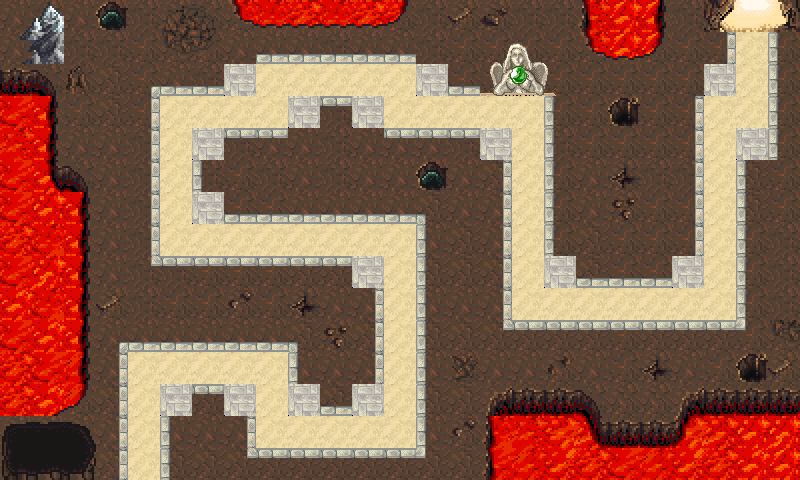

This is a level from a 2D game, rendered from its Tiled map with the project's own tilesets. A one-line summary and the complete map file follow:
An orthogonal 25x15 tile map with 32x32 px tiles, 2 tile layers (background, foreground), 3 tilesets and 31 objects.

<map version="1.0" orientation="orthogonal" renderorder="right-down" width="25" height="15" tilewidth="32" tileheight="32" nextobjectid="58">
 <tileset firstgid="1" name="cave" tilewidth="32" tileheight="32" tilecount="336" columns="16">
  <image source="cave.png" width="512" height="672" />
 </tileset>
 <tileset firstgid="337" name="ground_tiles" tilewidth="32" tileheight="32" tilecount="441" columns="21">
  <image source="ground_tiles.png" width="672" height="701" />
 </tileset>
 <tileset firstgid="778" name="mountains" tilewidth="32" tileheight="32" tilecount="120" columns="12">
  <image source="mountains.png" width="384" height="320" />
 </tileset>
 <layer name="background" width="25" height="15">
  <data encoding="csv">
145,146,145,146,146,145,162,305,305,324,305,324,324,146,146,146,146,146,306,326,326,146,145,466,145,
145,145,146,146,162,145,146,145,145,145,146,145,145,146,162,162,162,162,306,326,326,162,162,466,162,
161,146,146,161,162,145,146,404,465,465,465,465,465,404,162,162,162,162,162,162,162,162,404,465,162,
321,325,162,161,162,465,465,465,465,404,146,404,465,465,465,465,465,162,162,162,162,162,465,465,162,
306,325,145,145,146,465,404,146,145,145,146,145,145,145,146,404,465,146,162,162,162,162,465,404,162,
321,325,145,145,146,465,146,162,146,145,146,145,145,145,145,161,465,162,145,146,146,146,465,161,162,
321,309,325,145,146,465,404,162,162,145,145,145,145,161,145,145,465,162,145,146,162,162,465,161,162,
324,305,325,145,146,465,465,465,465,465,465,465,465,145,161,145,465,162,161,162,162,162,465,162,146,
321,310,325,145,146,146,162,162,162,161,161,404,465,161,161,161,465,404,161,162,162,404,465,162,146,
325,305,325,145,146,162,162,162,162,145,145,145,465,145,145,145,465,465,465,465,465,465,465,162,146,
321,325,325,145,145,145,145,145,145,161,161,161,465,161,161,161,161,161,161,162,161,161,161,162,162,
324,321,322,145,465,465,465,465,465,145,145,145,465,145,145,145,145,145,145,162,145,145,162,145,145,
324,325,322,161,465,404,161,404,465,404,161,404,465,161,161,321,322,321,322,323,324,325,326,321,322,
145,145,145,145,465,145,145,145,465,465,465,465,465,145,145,305,306,307,308,305,306,307,308,309,310,
161,161,161,161,465,161,161,161,161,161,161,161,161,161,161,321,322,323,324,321,322,323,324,325,326
</data>
 </layer>
 <layer name="foreground" width="25" height="15">
  <data encoding="csv">
796,797,0,147,0,117,118,226,178,178,178,178,225,0,129,116,0,0,195,0,193,0,84,85,86,
802,803,0,0,0,133,134,0,530,530,530,530,530,0,750,751,752,753,226,178,225,0,550,0,552,
210,241,130,0,529,530,530,0,0,0,0,0,0,0,530,772,773,774,0,0,0,0,0,0,552,
0,193,0,0,550,0,0,0,0,0,572,0,0,0,0,0,0,552,0,131,0,550,0,0,552,
0,193,0,0,550,0,0,572,572,0,0,0,572,572,572,0,0,552,0,0,0,550,0,0,552,
0,209,241,0,550,0,552,0,0,0,0,0,0,147,0,550,0,552,0,114,0,550,0,552,0,
0,0,193,0,550,0,0,530,530,530,530,530,530,531,0,550,0,552,0,113,0,550,0,552,0,
0,0,193,0,550,0,0,0,0,0,0,0,0,552,0,550,0,552,0,0,0,550,0,552,0,
0,0,193,0,571,572,572,572,572,572,572,0,0,552,0,550,0,0,530,530,530,0,0,552,0,
0,0,193,129,0,0,0,149,0,114,0,550,0,552,0,550,0,0,0,0,0,0,0,552,0,
0,0,193,529,530,530,530,530,530,531,113,550,0,552,0,571,572,572,572,572,572,572,572,573,133,
0,0,193,550,0,0,0,0,0,552,0,550,0,552,132,0,0,148,0,0,114,0,0,131,129,
0,177,225,550,0,0,572,0,0,0,530,0,0,552,0,242,210,210,241,194,194,242,210,210,210,
61,63,64,550,0,552,0,550,0,0,0,0,0,552,149,195,0,0,257,210,210,258,0,0,0,
77,78,80,550,0,552,0,571,572,572,572,572,572,573,0,195,0,0,0,0,0,0,0,0,0
</data>
 </layer>
 <objectgroup name="nodes">
  <object id="46" x="209.333" y="413.333" />
  <object id="47" x="336" y="388" />
  <object id="48" x="222" y="181.333" />
  <object id="49" x="336" y="121.333" />
  <object id="52" x="574" y="262.667" />
  <object id="53" x="675.333" y="262" />
  <object id="54" x="763.333" y="173.333" />
  <object id="55" x="262" y="200" />
  <object id="56" x="464" y="241.333" />
  <object id="57" x="680" y="181.333" />
 </objectgroup>
 <objectgroup name="path">
  <object id="1" x="142.667" y="479.333" />
  <object id="2" x="150" y="395.333" />
  <object id="3" x="196" y="369.333" />
  <object id="4" x="264.667" y="376.667" />
  <object id="5" x="310" y="436.667" />
  <object id="6" x="388" y="424" />
  <object id="9" x="405.333" y="280.667" />
  <object id="10" x="367.333" y="244" />
  <object id="13" x="210.667" y="233.333" />
  <object id="14" x="180" y="203.333" />
  <object id="19" x="180" y="148" />
  <object id="20" x="217.333" y="113.333" />
  <object id="24" x="303.333" y="84.6667" />
  <object id="25" x="363.333" y="82.6667" />
  <object id="26" x="425.333" y="111.333" />
  <object id="34" x="518.667" y="121.333" />
  <object id="36" x="540" y="300.667" />
  <object id="39" x="713.333" y="300" />
  <object id="40" x="726" y="147.333" />
  <object id="41" x="747.333" y="113.333" />
  <object id="42" x="753.333" y="17.3333" />
 </objectgroup>
</map>
